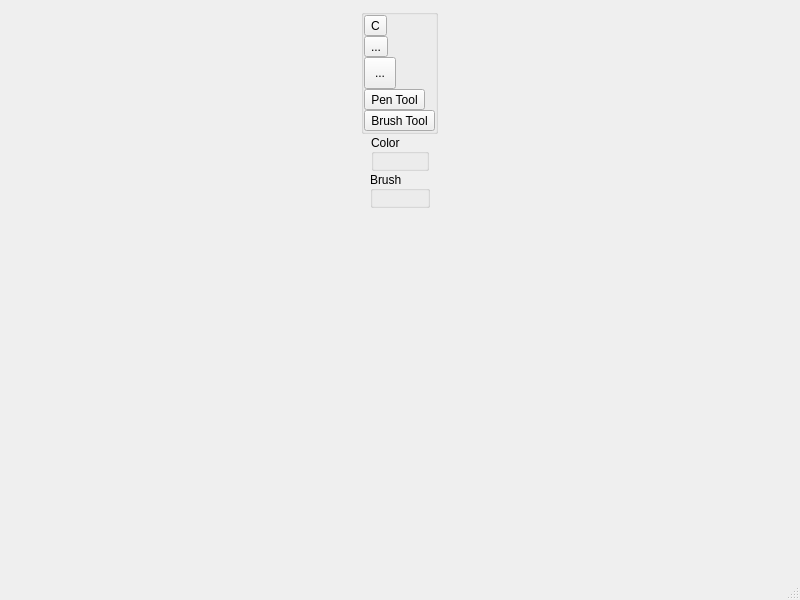
<?xml version="1.0" encoding="UTF-8"?>
<ui version="4.0">
 <class>MainWindow</class>
 <widget class="QMainWindow" name="MainWindow">
  <property name="geometry">
   <rect>
    <x>0</x>
    <y>0</y>
    <width>800</width>
    <height>600</height>
   </rect>
  </property>
  <property name="windowTitle">
   <string>MainWindow</string>
  </property>
  <widget class="QWidget" name="centralwidget">
   <layout class="QHBoxLayout" name="horizontalLayout">
    <item>
     <layout class="QVBoxLayout" name="verticalLayout_drawingArea"/>
    </item>
    <item>
     <layout class="QVBoxLayout" name="verticalLayout">
      <property name="spacing">
       <number>0</number>
      </property>
      <item alignment="Qt::AlignHCenter">
       <widget class="QGroupBox" name="groupBox">
        <property name="title">
         <string/>
        </property>
        <layout class="QVBoxLayout" name="verticalLayout_2">
         <property name="spacing">
          <number>0</number>
         </property>
         <property name="leftMargin">
          <number>0</number>
         </property>
         <property name="topMargin">
          <number>0</number>
         </property>
         <property name="rightMargin">
          <number>0</number>
         </property>
         <property name="bottomMargin">
          <number>0</number>
         </property>
         <item>
          <widget class="QToolButton" name="toolButton_clear">
           <property name="text">
            <string>C</string>
           </property>
          </widget>
         </item>
         <item>
          <widget class="QToolButton" name="toolButton_openFile">
           <property name="text">
            <string>...</string>
           </property>
          </widget>
         </item>
         <item>
          <widget class="QToolButton" name="toolButton_saveAs">
           <property name="minimumSize">
            <size>
             <width>32</width>
             <height>32</height>
            </size>
           </property>
           <property name="text">
            <string>...</string>
           </property>
           <property name="iconSize">
            <size>
             <width>32</width>
             <height>32</height>
            </size>
           </property>
          </widget>
         </item>
         <item>
          <widget class="QToolButton" name="toolButton_toolPen">
           <property name="minimumSize">
            <size>
             <width>0</width>
             <height>0</height>
            </size>
           </property>
           <property name="text">
            <string>Pen Tool</string>
           </property>
           <property name="iconSize">
            <size>
             <width>32</width>
             <height>32</height>
            </size>
           </property>
          </widget>
         </item>
         <item>
          <widget class="QToolButton" name="toolButton_toolBrush">
           <property name="minimumSize">
            <size>
             <width>0</width>
             <height>0</height>
            </size>
           </property>
           <property name="text">
            <string>Brush Tool</string>
           </property>
           <property name="iconSize">
            <size>
             <width>32</width>
             <height>32</height>
            </size>
           </property>
          </widget>
         </item>
        </layout>
       </widget>
      </item>
      <item alignment="Qt::AlignHCenter">
       <widget class="QGroupBox" name="groupBox_2">
        <property name="title">
         <string>Color</string>
        </property>
        <property name="alignment">
         <set>Qt::AlignLeading|Qt::AlignLeft|Qt::AlignVCenter</set>
        </property>
        <layout class="QVBoxLayout" name="verticalLayout_3">
         <property name="spacing">
          <number>0</number>
         </property>
         <property name="leftMargin">
          <number>0</number>
         </property>
         <property name="topMargin">
          <number>0</number>
         </property>
         <property name="rightMargin">
          <number>0</number>
         </property>
         <property name="bottomMargin">
          <number>0</number>
         </property>
         <item>
          <widget class="QLabel" name="label_currentColor">
           <property name="text">
            <string/>
           </property>
          </widget>
         </item>
        </layout>
       </widget>
      </item>
      <item alignment="Qt::AlignHCenter">
       <widget class="QGroupBox" name="groupBox_brush">
        <property name="title">
         <string>Brush</string>
        </property>
        <property name="alignment">
         <set>Qt::AlignLeading|Qt::AlignLeft|Qt::AlignVCenter</set>
        </property>
        <layout class="QVBoxLayout" name="verticalLayout_4">
         <property name="spacing">
          <number>0</number>
         </property>
         <property name="leftMargin">
          <number>0</number>
         </property>
         <property name="topMargin">
          <number>0</number>
         </property>
         <property name="rightMargin">
          <number>0</number>
         </property>
         <property name="bottomMargin">
          <number>0</number>
         </property>
         <item>
          <widget class="QLabel" name="label_currentBrush">
           <property name="text">
            <string/>
           </property>
          </widget>
         </item>
        </layout>
       </widget>
      </item>
      <item>
       <spacer name="verticalSpacer">
        <property name="orientation">
         <enum>Qt::Vertical</enum>
        </property>
        <property name="sizeHint" stdset="0">
         <size>
          <width>20</width>
          <height>40</height>
         </size>
        </property>
       </spacer>
      </item>
     </layout>
    </item>
   </layout>
  </widget>
  <widget class="QMenuBar" name="menubar">
   <property name="geometry">
    <rect>
     <x>0</x>
     <y>0</y>
     <width>800</width>
     <height>22</height>
    </rect>
   </property>
  </widget>
  <widget class="QStatusBar" name="statusbar"/>
 </widget>
 <resources/>
 <connections/>
</ui>
